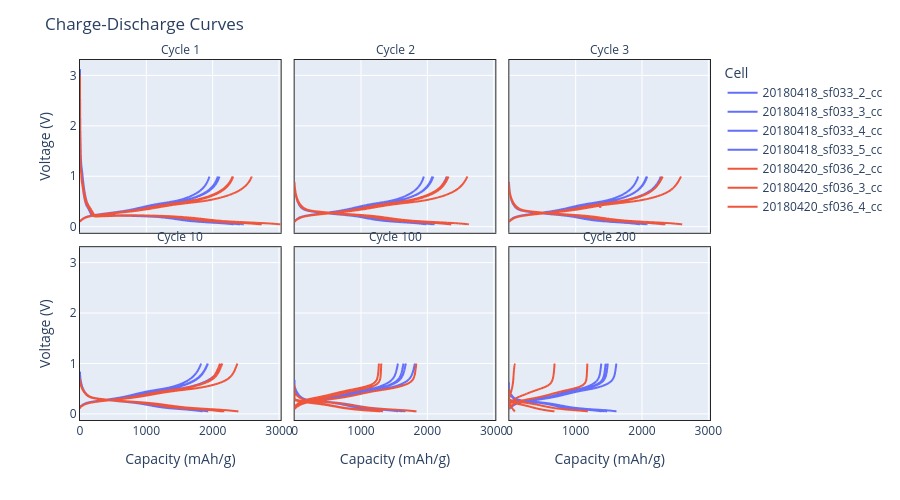

The notebook cell saved with this chart:
### Code cell
cycles_collected = cycles_collector(
    b,
    cycles=(1, 2, 3, 10, 100, 200),
    method="forth-and-forth",
)
cycles_collected.plot(layout="per_cycle")

### Figure 1 — Plotly figure (JSON) as saved in the notebook; plotly's stock layout.template omitted (floating-point values rounded to 4 significant figures; data arrays with more than 128 entries replaced by an {"elided": "..."} marker saying what was removed)
{"data": [{"hovertemplate": "20180418_sf033_2_cc<br>group=1<br>sub_group=1<br>cycle_num=1<br>Capacity (mAh/g)=%{x}<br>Voltage (V)=%{y}<extra></extra>", "legendgroup": "1", "line": {"color": "#636efa", "dash": "solid"}, "marker": {}, "mode": "lines", "name": "20180418_sf033_2_cc", "showlegend": true, "x": {"elided": "1324 float values"}, "xaxis": "x4", "y": {"elided": "1324 float values"}, "yaxis": "y4", "type": "scattergl"}, {"hovertemplate": "20180418_sf033_2_cc<br>group=1<br>sub_group=1<br>cycle_num=2<br>Capacity (mAh/g)=%{x}<br>Voltage (V)=%{y}<extra></extra>", "legendgroup": "1", "line": {"color": "#636efa", "dash": "solid"}, "marker": {}, "mode": "lines", "name": "20180418_sf033_2_cc", "showlegend": false, "x": {"elided": "924 float values"}, "xaxis": "x5", "y": {"elided": "924 float values"}, "yaxis": "y5", "type": "scattergl"}, {"hovertemplate": "20180418_sf033_2_cc<br>group=1<br>sub_group=1<br>cycle_num=3<br>Capacity (mAh/g)=%{x}<br>Voltage (V)=%{y}<extra></extra>", "legendgroup": "1", "line": {"color": "#636efa", "dash": "solid"}, "marker": {}, "mode": "lines", "name": "20180418_sf033_2_cc", "showlegend": false, "x": {"elided": "917 float values"}, "xaxis": "x6", "y": {"elided": "917 float values"}, "yaxis": "y6", "type": "scattergl"}, {"hovertemplate": "20180418_sf033_2_cc<br>group=1<br>sub_group=1<br>cycle_num=10<br>Capacity (mAh/g)=%{x}<br>Voltage (V)=%{y}<extra></extra>", "legendgroup": "1", "line": {"color": "#636efa", "dash": "solid"}, "marker": {}, "mode": "lines", "name": "20180418_sf033_2_cc", "showlegend": false, "x": {"elided": "517 float values"}, "xaxis": "x", "y": {"elided": "517 float values"}, "yaxis": "y", "type": "scattergl"}, {"hovertemplate": "20180418_sf033_2_cc<br>group=1<br>sub_group=1<br>cycle_num=100<br>Capacity (mAh/g)=%{x}<br>Voltage (V)=%{y}<extra></extra>", "legendgroup": "1", "line": {"color": "#636efa", "dash": "solid"}, "marker": {}, "mode": "lines", "name": "20180418_sf033_2_cc", "showlegend": false, "x": {"elided": "448 float values"}, "xaxis": "x2", "y": {"elided": "448 float values"}, "yaxis": "y2", "type": "scattergl"}, {"hovertemplate": "20180418_sf033_2_cc<br>group=1<br>sub_group=1<br>cycle_num=200<br>Capacity (mAh/g)=%{x}<br>Voltage (V)=%{y}<extra></extra>", "legendgroup": "1", "line": {"color": "#636efa", "dash": "solid"}, "marker": {}, "mode": "lines", "name": "20180418_sf033_2_cc", "showlegend": false, "x": {"elided": "416 float values"}, "xaxis": "x3", "y": {"elided": "416 float values"}, "yaxis": "y3", "type": "scattergl"}, {"hovertemplate": "20180418_sf033_3_cc<br>group=1<br>sub_group=2<br>cycle_num=1<br>Capacity (mAh/g)=%{x}<br>Voltage (V)=%{y}<extra></extra>", "legendgroup": "1", "line": {"color": "#636efa", "dash": "solid"}, "marker": {}, "mode": "lines", "name": "20180418_sf033_3_cc", "showlegend": true, "x": {"elided": "1339 float values"}, "xaxis": "x4", "y": {"elided": "1339 float values"}, "yaxis": "y4", "type": "scattergl"}, {"hovertemplate": "20180418_sf033_3_cc<br>group=1<br>sub_group=2<br>cycle_num=2<br>Capacity (mAh/g)=%{x}<br>Voltage (V)=%{y}<extra></extra>", "legendgroup": "1", "line": {"color": "#636efa", "dash": "solid"}, "marker": {}, "mode": "lines", "name": "20180418_sf033_3_cc", "showlegend": false, "x": {"elided": "939 float values"}, "xaxis": "x5", "y": {"elided": "939 float values"}, "yaxis": "y5", "type": "scattergl"}, {"hovertemplate": "20180418_sf033_3_cc<br>group=1<br>sub_group=2<br>cycle_num=3<br>Capacity (mAh/g)=%{x}<br>Voltage (V)=%{y}<extra></extra>", "legendgroup": "1", "line": {"color": "#636efa", "dash": "solid"}, "marker": {}, "mode": "lines", "name": "20180418_sf033_3_cc", "showlegend": false, "x": {"elided": "931 float values"}, "xaxis": "x6", "y": {"elided": "931 float values"}, "yaxis": "y6", "type": "scattergl"}, {"hovertemplate": "20180418_sf033_3_cc<br>group=1<br>sub_group=2<br>cycle_num=10<br>Capacity (mAh/g)=%{x}<br>Voltage (V)=%{y}<extra></extra>", "legendgroup": "1", "line": {"color": "#636efa", "dash": "solid"}, "marker": {}, "mode": "lines", "name": "20180418_sf033_3_cc", "showlegend": false, "x": {"elided": "516 float values"}, "xaxis": "x", "y": {"elided": "516 float values"}, "yaxis": "y", "type": "scattergl"}, {"hovertemplate": "20180418_sf033_3_cc<br>group=1<br>sub_group=2<br>cycle_num=100<br>Capacity (mAh/g)=%{x}<br>Voltage (V)=%{y}<extra></extra>", "legendgroup": "1", "line": {"color": "#636efa", "dash": "solid"}, "marker": {}, "mode": "lines", "name": "20180418_sf033_3_cc", "showlegend": false, "x": {"elided": "457 float values"}, "xaxis": "x2", "y": {"elided": "457 float values"}, "yaxis": "y2", "type": "scattergl"}, {"hovertemplate": "20180418_sf033_3_cc<br>group=1<br>sub_group=2<br>cycle_num=200<br>Capacity (mAh/g)=%{x}<br>Voltage (V)=%{y}<extra></extra>", "legendgroup": "1", "line": {"color": "#636efa", "dash": "solid"}, "marker": {}, "mode": "lines", "name": "20180418_sf033_3_cc", "showlegend": false, "x": {"elided": "419 float values"}, "xaxis": "x3", "y": {"elided": "419 float values"}, "yaxis": "y3", "type": "scattergl"}, {"hovertemplate": "20180418_sf033_4_cc<br>group=1<br>sub_group=3<br>cycle_num=1<br>Capacity (mAh/g)=%{x}<br>Voltage (V)=%{y}<extra></extra>", "legendgroup": "1", "line": {"color": "#636efa", "dash": "solid"}, "marker": {}, "mode": "lines", "name": "20180418_sf033_4_cc", "showlegend": true, "x": {"elided": "1322 float values"}, "xaxis": "x4", "y": {"elided": "1322 float values"}, "yaxis": "y4", "type": "scattergl"}, {"hovertemplate": "20180418_sf033_4_cc<br>group=1<br>sub_group=3<br>cycle_num=2<br>Capacity (mAh/g)=%{x}<br>Voltage (V)=%{y}<extra></extra>", "legendgroup": "1", "line": {"color": "#636efa", "dash": "solid"}, "marker": {}, "mode": "lines", "name": "20180418_sf033_4_cc", "showlegend": false, "x": {"elided": "884 float values"}, "xaxis": "x5", "y": {"elided": "884 float values"}, "yaxis": "y5", "type": "scattergl"}, {"hovertemplate": "20180418_sf033_4_cc<br>group=1<br>sub_group=3<br>cycle_num=3<br>Capacity (mAh/g)=%{x}<br>Voltage (V)=%{y}<extra></extra>", "legendgroup": "1", "line": {"color": "#636efa", "dash": "solid"}, "marker": {}, "mode": "lines", "name": "20180418_sf033_4_cc", "showlegend": false, "x": {"elided": "881 float values"}, "xaxis": "x6", "y": {"elided": "881 float values"}, "yaxis": "y6", "type": "scattergl"}, {"hovertemplate": "20180418_sf033_4_cc<br>group=1<br>sub_group=3<br>cycle_num=10<br>Capacity (mAh/g)=%{x}<br>Voltage (V)=%{y}<extra></extra>", "legendgroup": "1", "line": {"color": "#636efa", "dash": "solid"}, "marker": {}, "mode": "lines", "name": "20180418_sf033_4_cc", "showlegend": false, "x": {"elided": "507 float values"}, "xaxis": "x", "y": {"elided": "507 float values"}, "yaxis": "y", "type": "scattergl"}, {"hovertemplate": "20180418_sf033_4_cc<br>group=1<br>sub_group=3<br>cycle_num=100<br>Capacity (mAh/g)=%{x}<br>Voltage (V)=%{y}<extra></extra>", "legendgroup": "1", "line": {"color": "#636efa", "dash": "solid"}, "marker": {}, "mode": "lines", "name": "20180418_sf033_4_cc", "showlegend": false, "x": {"elided": "440 float values"}, "xaxis": "x2", "y": {"elided": "440 float values"}, "yaxis": "y2", "type": "scattergl"}, {"hovertemplate": "20180418_sf033_4_cc<br>group=1<br>sub_group=3<br>cycle_num=200<br>Capacity (mAh/g)=%{x}<br>Voltage (V)=%{y}<extra></extra>", "legendgroup": "1", "line": {"color": "#636efa", "dash": "solid"}, "marker": {}, "mode": "lines", "name": "20180418_sf033_4_cc", "showlegend": false, "x": {"elided": "408 float values"}, "xaxis": "x3", "y": {"elided": "408 float values"}, "yaxis": "y3", "type": "scattergl"}, {"hovertemplate": "20180418_sf033_5_cc<br>group=1<br>sub_group=4<br>cycle_num=1<br>Capacity (mAh/g)=%{x}<br>Voltage (V)=%{y}<extra></extra>", "legendgroup": "1", "line": {"color": "#636efa", "dash": "solid"}, "marker": {}, "mode": "lines", "name": "20180418_sf033_5_cc", "showlegend": true, "x": {"elided": "1496 float values"}, "xaxis": "x4", "y": {"elided": "1496 float values"}, "yaxis": "y4", "type": "scattergl"}, {"hovertemplate": "20180418_sf033_5_cc<br>group=1<br>sub_group=4<br>cycle_num=2<br>Capacity (mAh/g)=%{x}<br>Voltage (V)=%{y}<extra></extra>", "legendgroup": "1", "line": {"color": "#636efa", "dash": "solid"}, "marker": {}, "mode": "lines", "name": "20180418_sf033_5_cc", "showlegend": false, "x": {"elided": "1014 float values"}, "xaxis": "x5", "y": {"elided": "1014 float values"}, "yaxis": "y5", "type": "scattergl"}, {"hovertemplate": "20180418_sf033_5_cc<br>group=1<br>sub_group=4<br>cycle_num=3<br>Capacity (mAh/g)=%{x}<br>Voltage (V)=%{y}<extra></extra>", "legendgroup": "1", "line": {"color": "#636efa", "dash": "solid"}, "marker": {}, "mode": "lines", "name": "20180418_sf033_5_cc", "showlegend": false, "x": {"elided": "1007 float values"}, "xaxis": "x6", "y": {"elided": "1007 float values"}, "yaxis": "y6", "type": "scattergl"}, {"hovertemplate": "20180418_sf033_5_cc<br>group=1<br>sub_group=4<br>cycle_num=10<br>Capacity (mAh/g)=%{x}<br>Voltage (V)=%{y}<extra></extra>", "legendgroup": "1", "line": {"color": "#636efa", "dash": "solid"}, "marker": {}, "mode": "lines", "name": "20180418_sf033_5_cc", "showlegend": false, "x": {"elided": "556 float values"}, "xaxis": "x", "y": {"elided": "556 float values"}, "yaxis": "y", "type": "scattergl"}, {"hovertemplate": "20180418_sf033_5_cc<br>group=1<br>sub_group=4<br>cycle_num=100<br>Capacity (mAh/g)=%{x}<br>Voltage (V)=%{y}<extra></extra>", "legendgroup": "1", "line": {"color": "#636efa", "dash": "solid"}, "marker": {}, "mode": "lines", "name": "20180418_sf033_5_cc", "showlegend": false, "x": {"elided": "483 float values"}, "xaxis": "x2", "y": {"elided": "483 float values"}, "yaxis": "y2", "type": "scattergl"}, {"hovertemplate": "20180418_sf033_5_cc<br>group=1<br>sub_group=4<br>cycle_num=200<br>Capacity (mAh/g)=%{x}<br>Voltage (V)=%{y}<extra></extra>", "legendgroup": "1", "line": {"color": "#636efa", "dash": "solid"}, "marker": {}, "mode": "lines", "name": "20180418_sf033_5_cc", "showlegend": false, "x": {"elided": "446 float values"}, "xaxis": "x3", "y": {"elided": "446 float values"}, "yaxis": "y3", "type": "scattergl"}, {"hovertemplate": "20180420_sf036_2_cc<br>group=2<br>sub_group=1<br>cycle_num=1<br>Capacity (mAh/g)=%{x}<br>Voltage (V)=%{y}<extra></extra>", "legendgroup": "2", "line": {"color": "#EF553B", "dash": "solid"}, "marker": {}, "mode": "lines", "name": "20180420_sf036_2_cc", "showlegend": true, "x": {"elided": "1463 float values"}, "xaxis": "x4", "y": {"elided": "1463 float values"}, "yaxis": "y4", "type": "scattergl"}, {"hovertemplate": "20180420_sf036_2_cc<br>group=2<br>sub_group=1<br>cycle_num=2<br>Capacity (mAh/g)=%{x}<br>Voltage (V)=%{y}<extra></extra>", "legendgroup": "2", "line": {"color": "#EF553B", "dash": "solid"}, "marker": {}, "mode": "lines", "name": "20180420_sf036_2_cc", "showlegend": false, "x": {"elided": "1008 float values"}, "xaxis": "x5", "y": {"elided": "1008 float values"}, "yaxis": "y5", "type": "scattergl"}, {"hovertemplate": "20180420_sf036_2_cc<br>group=2<br>sub_group=1<br>cycle_num=3<br>Capacity (mAh/g)=%{x}<br>Voltage (V)=%{y}<extra></extra>", "legendgroup": "2", "line": {"color": "#EF553B", "dash": "solid"}, "marker": {}, "mode": "lines", "name": "20180420_sf036_2_cc", "showlegend": false, "x": {"elided": "1007 float values"}, "xaxis": "x6", "y": {"elided": "1007 float values"}, "yaxis": "y6", "type": "scattergl"}, {"hovertemplate": "20180420_sf036_2_cc<br>group=2<br>sub_group=1<br>cycle_num=10<br>Capacity (mAh/g)=%{x}<br>Voltage (V)=%{y}<extra></extra>", "legendgroup": "2", "line": {"color": "#EF553B", "dash": "solid"}, "marker": {}, "mode": "lines", "name": "20180420_sf036_2_cc", "showlegend": false, "x": {"elided": "539 float values"}, "xaxis": "x", "y": {"elided": "539 float values"}, "yaxis": "y", "type": "scattergl"}, {"hovertemplate": "20180420_sf036_2_cc<br>group=2<br>sub_group=1<br>cycle_num=100<br>Capacity (mAh/g)=%{x}<br>Voltage (V)=%{y}<extra></extra>", "legendgroup": "2", "line": {"color": "#EF553B", "dash": "solid"}, "marker": {}, "mode": "lines", "name": "20180420_sf036_2_cc", "showlegend": false, "x": {"elided": "479 float values"}, "xaxis": "x2", "y": {"elided": "479 float values"}, "yaxis": "y2", "type": "scattergl"}, {"hovertemplate": "20180420_sf036_2_cc<br>group=2<br>sub_group=1<br>cycle_num=200<br>Capacity (mAh/g)=%{x}<br>Voltage (V)=%{y}<extra></extra>", "legendgroup": "2", "line": {"color": "#EF553B", "dash": "solid"}, "marker": {}, "mode": "lines", "name": "20180420_sf036_2_cc", "showlegend": false, "x": {"elided": "365 float values"}, "xaxis": "x3", "y": {"elided": "365 float values"}, "yaxis": "y3", "type": "scattergl"}, {"hovertemplate": "20180420_sf036_3_cc<br>group=2<br>sub_group=2<br>cycle_num=1<br>Capacity (mAh/g)=%{x}<br>Voltage (V)=%{y}<extra></extra>", "legendgroup": "2", "line": {"color": "#EF553B", "dash": "solid"}, "marker": {}, "mode": "lines", "name": "20180420_sf036_3_cc", "showlegend": true, "x": {"elided": "1457 float values"}, "xaxis": "x4", "y": {"elided": "1457 float values"}, "yaxis": "y4", "type": "scattergl"}, {"hovertemplate": "20180420_sf036_3_cc<br>group=2<br>sub_group=2<br>cycle_num=2<br>Capacity (mAh/g)=%{x}<br>Voltage (V)=%{y}<extra></extra>", "legendgroup": "2", "line": {"color": "#EF553B", "dash": "solid"}, "marker": {}, "mode": "lines", "name": "20180420_sf036_3_cc", "showlegend": false, "x": {"elided": "1018 float values"}, "xaxis": "x5", "y": {"elided": "1018 float values"}, "yaxis": "y5", "type": "scattergl"}, {"hovertemplate": "20180420_sf036_3_cc<br>group=2<br>sub_group=2<br>cycle_num=3<br>Capacity (mAh/g)=%{x}<br>Voltage (V)=%{y}<extra></extra>", "legendgroup": "2", "line": {"color": "#EF553B", "dash": "solid"}, "marker": {}, "mode": "lines", "name": "20180420_sf036_3_cc", "showlegend": false, "x": {"elided": "1011 float values"}, "xaxis": "x6", "y": {"elided": "1011 float values"}, "yaxis": "y6", "type": "scattergl"}, {"hovertemplate": "20180420_sf036_3_cc<br>group=2<br>sub_group=2<br>cycle_num=10<br>Capacity (mAh/g)=%{x}<br>Voltage (V)=%{y}<extra></extra>", "legendgroup": "2", "line": {"color": "#EF553B", "dash": "solid"}, "marker": {}, "mode": "lines", "name": "20180420_sf036_3_cc", "showlegend": false, "x": {"elided": "536 float values"}, "xaxis": "x", "y": {"elided": "536 float values"}, "yaxis": "y", "type": "scattergl"}, {"hovertemplate": "20180420_sf036_3_cc<br>group=2<br>sub_group=2<br>cycle_num=100<br>Capacity (mAh/g)=%{x}<br>Voltage (V)=%{y}<extra></extra>", "legendgroup": "2", "line": {"color": "#EF553B", "dash": "solid"}, "marker": {}, "mode": "lines", "name": "20180420_sf036_3_cc", "showlegend": false, "x": {"elided": "388 float values"}, "xaxis": "x2", "y": {"elided": "388 float values"}, "yaxis": "y2", "type": "scattergl"}, {"hovertemplate": "20180420_sf036_3_cc<br>group=2<br>sub_group=2<br>cycle_num=200<br>Capacity (mAh/g)=%{x}<br>Voltage (V)=%{y}<extra></extra>", "legendgroup": "2", "line": {"color": "#EF553B", "dash": "solid"}, "marker": {}, "mode": "lines", "name": "20180420_sf036_3_cc", "showlegend": false, "x": {"elided": "266 float values"}, "xaxis": "x3", "y": {"elided": "266 float values"}, "yaxis": "y3", "type": "scattergl"}, {"hovertemplate": "20180420_sf036_4_cc<br>group=2<br>sub_group=3<br>cycle_num=1<br>Capacity (mAh/g)=%{x}<br>Voltage (V)=%{y}<extra></extra>", "legendgroup": "2", "line": {"color": "#EF553B", "dash": "solid"}, "marker": {}, "mode": "lines", "name": "20180420_sf036_4_cc", "showlegend": true, "x": {"elided": "1562 float values"}, "xaxis": "x4", "y": {"elided": "1562 float values"}, "yaxis": "y4", "type": "scattergl"}, {"hovertemplate": "20180420_sf036_4_cc<br>group=2<br>sub_group=3<br>cycle_num=2<br>Capacity (mAh/g)=%{x}<br>Voltage (V)=%{y}<extra></extra>", "legendgroup": "2", "line": {"color": "#EF553B", "dash": "solid"}, "marker": {}, "mode": "lines", "name": "20180420_sf036_4_cc", "showlegend": false, "x": {"elided": "1119 float values"}, "xaxis": "x5", "y": {"elided": "1119 float values"}, "yaxis": "y5", "type": "scattergl"}, {"hovertemplate": "20180420_sf036_4_cc<br>group=2<br>sub_group=3<br>cycle_num=3<br>Capacity (mAh/g)=%{x}<br>Voltage (V)=%{y}<extra></extra>", "legendgroup": "2", "line": {"color": "#EF553B", "dash": "solid"}, "marker": {}, "mode": "lines", "name": "20180420_sf036_4_cc", "showlegend": false, "x": {"elided": "1118 float values"}, "xaxis": "x6", "y": {"elided": "1118 float values"}, "yaxis": "y6", "type": "scattergl"}, {"hovertemplate": "20180420_sf036_4_cc<br>group=2<br>sub_group=3<br>cycle_num=10<br>Capacity (mAh/g)=%{x}<br>Voltage (V)=%{y}<extra></extra>", "legendgroup": "2", "line": {"color": "#EF553B", "dash": "solid"}, "marker": {}, "mode": "lines", "name": "20180420_sf036_4_cc", "showlegend": false, "x": {"elided": "579 float values"}, "xaxis": "x", "y": {"elided": "579 float values"}, "yaxis": "y", "type": "scattergl"}, {"hovertemplate": "20180420_sf036_4_cc<br>group=2<br>sub_group=3<br>cycle_num=100<br>Capacity (mAh/g)=%{x}<br>Voltage (V)=%{y}<extra></extra>", "legendgroup": "2", "line": {"color": "#EF553B", "dash": "solid"}, "marker": {}, "mode": "lines", "name": "20180420_sf036_4_cc", "showlegend": false, "x": {"elided": "371 float values"}, "xaxis": "x2", "y": {"elided": "371 float values"}, "yaxis": "y2", "type": "scattergl"}, {"hovertemplate": "20180420_sf036_4_cc<br>group=2<br>sub_group=3<br>cycle_num=200<br>Capacity (mAh/g)=%{x}<br>Voltage (V)=%{y}<extra></extra>", "legendgroup": "2", "line": {"color": "#EF553B", "dash": "solid"}, "marker": {}, "mode": "lines", "name": "20180420_sf036_4_cc", "showlegend": false, "x": {"elided": "189 float values"}, "xaxis": "x3", "y": {"elided": "189 float values"}, "yaxis": "y3", "type": "scattergl"}], "layout": {"annotations": [{"font": {}, "showarrow": false, "text": "Cycle 10", "x": 0.1593, "xanchor": "center", "xref": "paper", "y": 0.48, "yanchor": "bottom", "yref": "paper"}, {"font": {}, "showarrow": false, "text": "Cycle 100", "x": 0.5, "xanchor": "center", "xref": "paper", "y": 0.48, "yanchor": "bottom", "yref": "paper"}, {"font": {}, "showarrow": false, "text": "Cycle 200", "x": 0.8407, "xanchor": "center", "xref": "paper", "y": 0.48, "yanchor": "bottom", "yref": "paper"}, {"font": {}, "showarrow": false, "text": "Cycle 1", "x": 0.1593, "xanchor": "center", "xref": "paper", "y": 1.0, "yanchor": "bottom", "yref": "paper"}, {"font": {}, "showarrow": false, "text": "Cycle 2", "x": 0.5, "xanchor": "center", "xref": "paper", "y": 1.0, "yanchor": "bottom", "yref": "paper"}, {"font": {}, "showarrow": false, "text": "Cycle 3", "x": 0.8407, "xanchor": "center", "xref": "paper", "y": 1.0, "yanchor": "bottom", "yref": "paper"}], "height": 500, "legend": {"orientation": "v", "title": {"text": "Cell"}, "tracegroupgap": 0}, "margin": {"t": 60}, "title": {"text": "Charge-Discharge Curves"}, "width": 900, "xaxis": {"anchor": "y", "domain": [0.0, 0.3185], "title": {"text": "Capacity (mAh/g)"}}, "xaxis2": {"anchor": "y2", "domain": [0.3407, 0.6593], "matches": "x", "title": {"text": "Capacity (mAh/g)"}}, "xaxis3": {"anchor": "y3", "domain": [0.6815, 1.0], "matches": "x", "title": {"text": "Capacity (mAh/g)"}}, "xaxis4": {"anchor": "y4", "domain": [0.0, 0.3185], "matches": "x", "showticklabels": false}, "xaxis5": {"anchor": "y5", "domain": [0.3407, 0.6593], "matches": "x", "showticklabels": false}, "xaxis6": {"anchor": "y6", "domain": [0.6815, 1.0], "matches": "x", "showticklabels": false}, "yaxis": {"anchor": "x", "domain": [0.0, 0.48], "matches": "y", "title": {"text": "Voltage (V)"}}, "yaxis2": {"anchor": "x2", "domain": [0.0, 0.48], "matches": "y", "showticklabels": false}, "yaxis3": {"anchor": "x3", "domain": [0.0, 0.48], "matches": "y", "showticklabels": false}, "yaxis4": {"anchor": "x4", "domain": [0.52, 1.0], "matches": "y", "title": {"text": "Voltage (V)"}}, "yaxis5": {"anchor": "x5", "domain": [0.52, 1.0], "matches": "y", "showticklabels": false}, "yaxis6": {"anchor": "x6", "domain": [0.52, 1.0], "matches": "y", "showticklabels": false}}}
